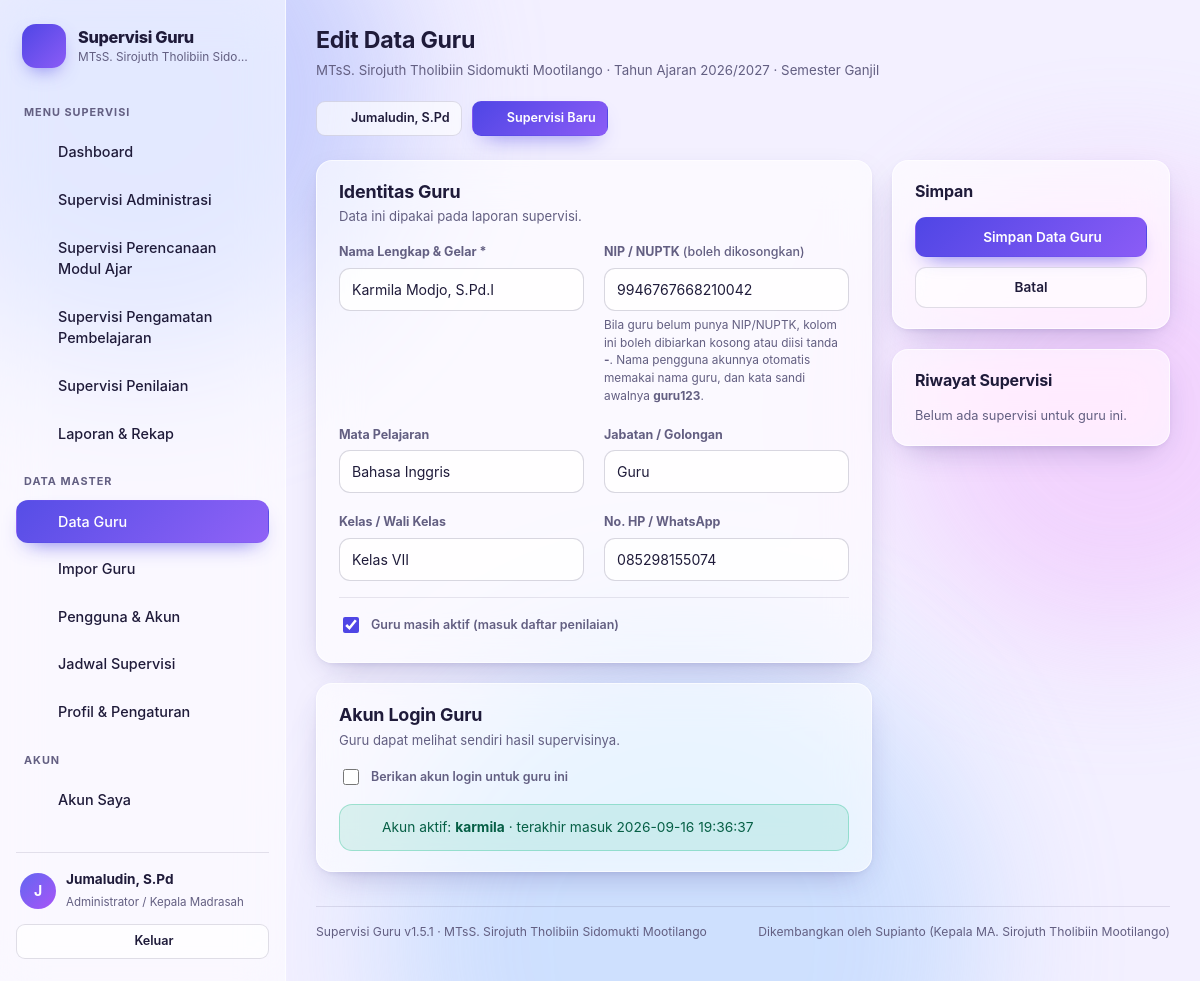
The page /guru_edit.php?id=8 (signed in) on the database as committed earlier.
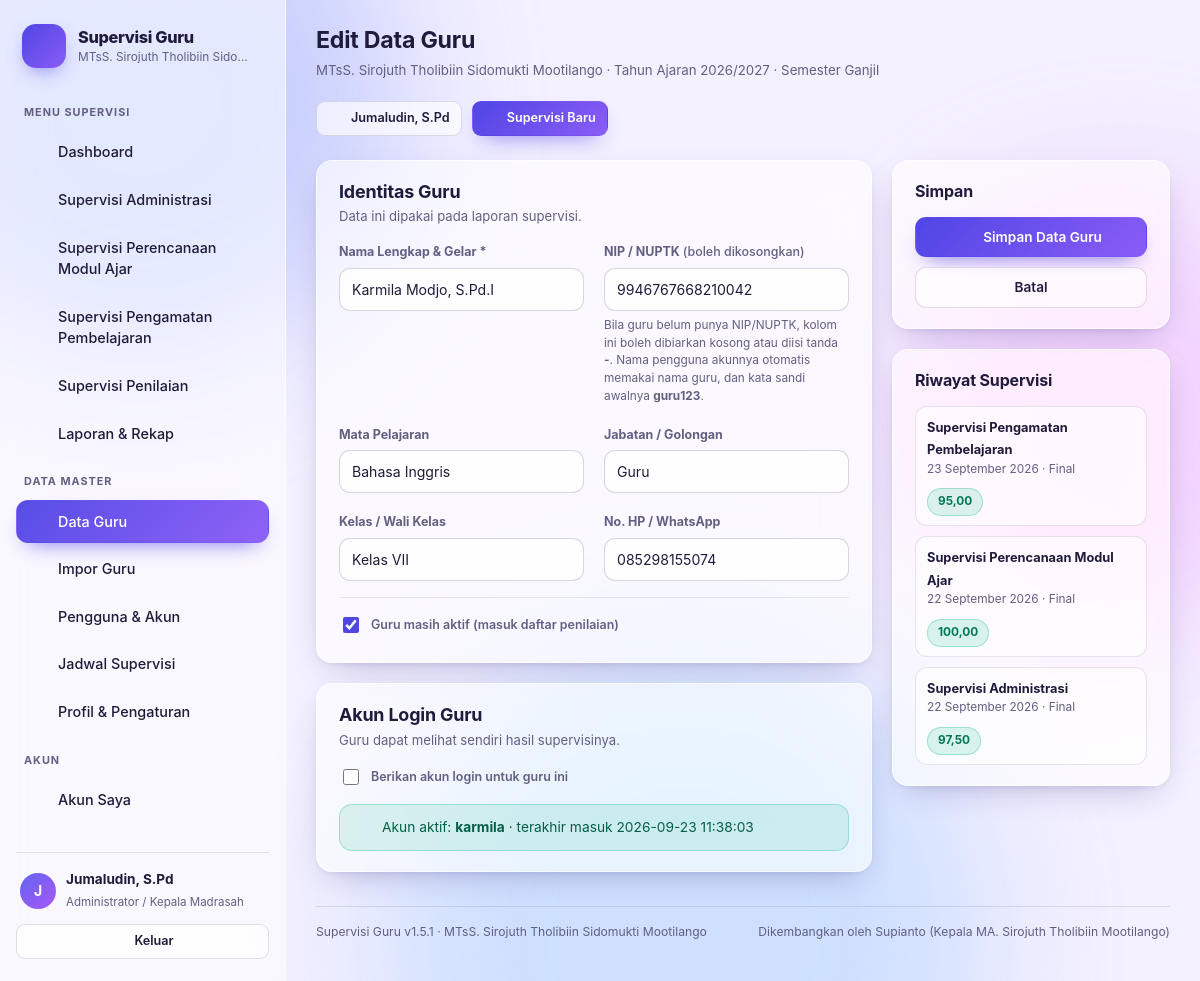
The same page on the database as committed later.
### tables this page shows
CREATE TABLE sekolah (
            id INTEGER PRIMARY KEY AUTOINCREMENT,
            nama TEXT NOT NULL,
            npsn TEXT,
            alamat TEXT,
            kepala_sekolah TEXT,
            nip_kepala_sekolah TEXT,
            tahun_ajaran TEXT,
            semester TEXT,
            batas_a REAL NOT NULL DEFAULT 90,
            batas_b REAL NOT NULL DEFAULT 80,
            batas_c REAL NOT NULL DEFAULT 70,
            catatan TEXT,
            aktif INTEGER NOT NULL DEFAULT 1,
            dibuat TEXT
        , verifikasi TEXT NOT NULL DEFAULT "disetujui", kontak_nama TEXT, kontak_telepon TEXT, kontak_email TEXT, tanggal_daftar TEXT, alasan_tolak TEXT, jenis TEXT NOT NULL DEFAULT "umum", logo TEXT);

CREATE TABLE instrumen (
                id INTEGER PRIMARY KEY AUTOINCREMENT,
                kode TEXT NOT NULL UNIQUE,
                nama TEXT NOT NULL,
                deskripsi TEXT,
                ikon TEXT,
                urutan INTEGER NOT NULL DEFAULT 0,
                aktif INTEGER NOT NULL DEFAULT 1
            );

CREATE TABLE users (
            id INTEGER PRIMARY KEY AUTOINCREMENT,
            username TEXT NOT NULL UNIQUE,
            password_hash TEXT NOT NULL,
            nama TEXT NOT NULL,
            role TEXT NOT NULL DEFAULT "guru",
            guru_id INTEGER REFERENCES guru(id) ON DELETE SET NULL,
            aktif INTEGER NOT NULL DEFAULT 1,
            login_terakhir TEXT,
            dibuat TEXT
        , sekolah_id INTEGER, foto TEXT);

CREATE TABLE guru (
            id INTEGER PRIMARY KEY AUTOINCREMENT,
            nip TEXT,
            nama TEXT NOT NULL,
            mapel TEXT,
            jabatan TEXT,
            kelas TEXT,
            telepon TEXT,
            aktif INTEGER NOT NULL DEFAULT 1,
            demo INTEGER NOT NULL DEFAULT 0,
            dibuat TEXT
        , sekolah_id INTEGER);

CREATE TABLE supervisi (
            id INTEGER PRIMARY KEY AUTOINCREMENT,
            guru_id INTEGER NOT NULL REFERENCES guru(id) ON DELETE CASCADE,
            instrumen_id INTEGER NOT NULL REFERENCES instrumen(id) ON DELETE CASCADE,
            tanggal TEXT NOT NULL,
            periode TEXT,
            supervisor TEXT,
            total_skor REAL NOT NULL DEFAULT 0,
            skor_maks REAL NOT NULL DEFAULT 0,
            nilai REAL NOT NULL DEFAULT 0,
            predikat TEXT,
            kelebihan TEXT,
            kekurangan TEXT,
            tindak_lanjut TEXT,
            status TEXT NOT NULL DEFAULT "draft",
            dibuat TEXT,
            diubah TEXT, sekolah_id INTEGER,
            UNIQUE (guru_id, instrumen_id, tanggal)
        );

### guru_edit.php (the view, shortened to what the rows shown need)
<?php
$u = require_admin();
$sid = sekolah_id();
$id = (int) ($_GET['id'] ?? $_POST['id'] ?? 0);
$g = $id ? one('SELECT * FROM guru WHERE id = ? AND sekolah_id = ?', [$id, $sid]) : null;
$form = [
    'nama'    => $g['nama'] ?? '',
    'nip'     => $g['nip'] ?? '',
    'mapel'   => $g['mapel'] ?? '',
    'jabatan' => $g['jabatan'] ?? '',
    'kelas'   => $g['kelas'] ?? '',
    'telepon' => $g['telepon'] ?? '',
    'aktif'   => $g ? (int) $g['aktif'] : 1,
];
$akun = $id ? one('SELECT * FROM users WHERE guru_id = ? LIMIT 1', [$id]) : null;
$riwayat = $id ? all('SELECT s.*, i.nama AS instrumen FROM supervisi s JOIN instrumen i ON i.id = s.instrumen_id
                      WHERE s.guru_id = ? AND s.sekolah_id = ? ORDER BY s.tanggal DESC LIMIT 12', [$id, $sid]) : [];
page_top($g ? 'Edit Data Guru' : 'Tambah Data Guru', 'guru');
?>
<form method="post" class="grid g21" style="align-items:start">
  <div class="grid" style="gap:20px">
    <div class="card">
      <div class="card-head"><div><h2>Identitas Guru</h2><p>Data ini dipakai pada laporan supervisi.</p></div></div>
      <div class="grid g2">
        <div>
          <label class="f" for="nama">Nama Lengkap &amp; Gelar *</label>
          <input type="text" id="nama" name="nama" value="<?= e((string) $form['nama']) ?>" required placeholder="Contoh: Siti Aminah, S.Pd.">
        </div>
        <div>
          <label class="f" for="nip">NIP / NUPTK <span class="mut" style="font-weight:500">(boleh dikosongkan)</span></label>
          <input type="text" id="nip" name="nip" value="<?= e((string) $form['nip']) ?>" placeholder="18 digit, atau kosongkan / tulis -">
          <div class="hint">Bila guru belum punya NIP/NUPTK, kolom ini boleh dibiarkan kosong atau diisi tanda <b>-</b>.
            Nama pengguna akunnya otomatis memakai nama guru, dan kata sandi awalnya <b>guru123</b>.</div>
        </div>
        <div>
          <label class="f" for="mapel">Mata Pelajaran</label>
          <input type="text" id="mapel" name="mapel" value="<?= e((string) $form['mapel']) ?>" placeholder="Contoh: Matematika">
        </div>
        <div>
          <label class="f" for="jabatan">Jabatan / Golongan</label>
          <input type="text" id="jabatan" name="jabatan" value="<?= e((string) $form['jabatan']) ?>" placeholder="Contoh: Guru Muda">
        </div>
        <div>
          <label class="f" for="kelas">Kelas / Wali Kelas</label>
          <input type="text" id="kelas" name="kelas" value="<?= e((string) $form['kelas']) ?>" placeholder="Contoh: Wali kelas VIII-A">
        </div>
        <div>
          <label class="f" for="telepon">No. HP / WhatsApp</label>
          <input type="text" id="telepon" name="telepon" value="<?= e((string) $form['telepon']) ?>" placeholder="08xxxxxxxxxx">
        </div>
      </div>
      <label class="f" style="display:flex;align-items:center;gap:9px;font-weight:600">
        <input type="checkbox" name="aktif" value="1" <?= (int) $form['aktif'] === 1 ? 'checked' : '' ?> style="width:16px;height:16px;accent-color:var(--accent)">
        Guru masih aktif (masuk daftar penilaian)
      </label>
    </div>
    <div class="card">
      <div class="card-head"><div><h2>Akun Login Guru</h2><p>Guru dapat melihat sendiri hasil supervisinya.</p></div></div>
      <?php if ($akun): ?>
        <div class="alert alert-ok mt16" style="margin-bottom:0"><?= ikon('check', 16) ?><span>Akun aktif: <b><?= e((string) $akun['username']) ?></b> <?= (int) $akun['login_terakhir'] ? '&middot; terakhir masuk ' . e((string) $akun['login_terakhir']) : '' ?></span></div>
      <?php endif; ?>
    </div>
  </div>
  <div class="grid" style="gap:20px">
    <?php if ($id): ?>
    <div class="card">
      <?php if ($riwayat): ?>
        <div class="grid" style="gap:10px">
          <?php foreach ($riwayat as $r): ?>
            <div class="flex between" style="background:rgba(255,255,255,.6);border:1px solid rgba(99,95,130,.16);border-radius:12px;padding:9px 11px">
              <div style="min-width:0">
                <b class="sm"><?= e((string) $r['instrumen']) ?></b>
                <div class="xs mut"><?= e(tanggal_id((string) $r['tanggal'])) ?> &middot; <?= $r['status'] === 'final' ? 'Final' : 'Draf' ?></div>
              </div>
              <span class="pill pill-<?= e((string) $r['predikat']) ?>"><?= r1($r['nilai']) ?></span>
            </div>
          <?php endforeach; ?>
        </div>
      <?php else: ?>
        <p class="sm mut" style="margin:0">Belum ada supervisi untuk guru ini.</p>
      <?php endif; ?>
    </div>
    <?php endif; ?>
  </div>
</form>
<?php
page_bottom();

### inc/layout.php (shortened to what the rows shown need)
<?php
function ikon(string $name, int $size = 18): string
{
    $d = $p[$name] ?? $p['doc'];
    return '<svg class="ic" width="' . $size . '" height="' . $size . '" viewBox="0 0 24 24" fill="none" stroke="currentColor" stroke-width="1.7" stroke-linecap="round" stroke-linejoin="round" aria-hidden="true">' . $d . '</svg>';
}
function page_top(string $judul, string $menu = ''): void
{
    $u = current_user();
    $super = is_super();
    $pengawas = $u !== null && $u['role'] === 'pengawas';
    $admin = is_admin();
    $sekolah = current_sekolah();
    $binaanSaya = $pengawas ? sekolah_binaan((int) $u['id'], false) : [];
    $inst = $sekolah ? instrumen_list() : [];
    $script = $_SERVER['SCRIPT_NAME'] ?? '';
    $here = basename($script);
    $kodeAktif = $_GET['kode'] ?? '';
    if ($sekolah) {
        $subJudul = tetap_kata((string) $sekolah['nama']) . ' &middot; Tahun Ajaran ' . ($sekolah['tahun_ajaran'] ?: '-') . ' &middot; Semester ' . ($sekolah['semester'] ?: '-');
    } elseif ($pengawas) {
        $subJudul = 'Pengawas Sekolah &middot; ' . count($binaanSaya) . ' sekolah binaan';
    } elseif ($super) {
        $subJudul = 'Super Admin &middot; ' . jumlah_sekolah() . ' sekolah terdaftar';
    } else {
        $subJudul = '';
    }
    ?>
<!DOCTYPE html>
<html lang="id">
<head>
<link rel="stylesheet" href="assets/style.css?v=<?= e(APP_VERSION) ?>">
</head>
<body>
<button class="nav-toggle" id="navToggle" aria-label="Buka menu"><?= ikon('slider', 20) ?></button>
<aside class="sidebar" id="sidebar">
  <div class="brand">
    <div>
      <div class="brand-name"><?= e(APP_NAME) ?></div>
      <div class="brand-sub"><?= e($sekolah ? tetap_kata((string) $sekolah['nama']) : ($pengawas ? 'Pengawas Sekolah' : 'Super Admin — semua sekolah')) ?></div>
    </div>
  </div>
  <nav class="nav">
    <?php if ($pengawas): ?>
      <div class="nav-sec">Rekap Supervisi</div>
      <a class="nav-item <?= $here === 'index.php' && !$sekolah ? 'on' : '' ?>" href="index.php">
        <?= ikon('building') ?><span>Sekolah Binaan (<?= count($binaanSaya) ?>)</span>
      </a>
      <?php if ($sekolah): ?>
        <a class="nav-item <?= in_array($here, ['laporan.php', 'supervisi_detail.php', 'cetak.php'], true) ? 'on' : '' ?>" href="laporan.php">
          <?= ikon('report') ?><span>Rekap <?= e(istilah_sekolah('Sekolah')) ?> Ini</span>
        </a>
        <a class="nav-item <?= in_array($here, ['jadwal.php', 'cetak_jadwal.php'], true) ? 'on' : '' ?>" href="jadwal.php">
          <?= ikon('calendar') ?><span>Jadwal Supervisi</span>
        </a>
        <a class="nav-item" href="laporan_export.php">
          <?= ikon('doc') ?><span>Unduh Rekap (CSV)</span>
        </a>
      <?php endif; ?>
    <?php elseif ($sekolah && ($super || $u['role'] === 'admin')): ?>
      <?php foreach ($inst as $i): ?>
        <a class="nav-item <?= ($here === 'supervisi.php' || $here === 'supervisi_form.php') && $kodeAktif === $i['kode'] ? 'on' : '' ?>"
           href="supervisi.php?kode=<?= e((string) $i['kode']) ?>">
          <?= ikon((string) $i['ikon']) ?><span><?= e((string) $i['nama']) ?></span>
        </a>
      <?php endforeach; ?>
    <?php endif; ?>
  </nav>
  <div class="sidebar-foot">
    <div class="who">
      <?= avatar_html((string) ($u['nama'] ?? ''), foto_user($u), 36) ?>
      <div class="who-txt">
        <strong><?= e((string) ($u['nama'] ?? '')) ?></strong>
        <small><?= $super ? 'Super Admin' : ($pengawas ? 'Pengawas Sekolah' : ($u['role'] === 'admin' ? 'Administrator / Kepala Sekolah' : 'Guru')) ?></small>
      </div>
    </div>
  </div>
</aside>
<main class="main">
  <header class="topbar">
    <div>
      <h1><?= e($judul) ?></h1>
      <p class="topbar-sub"><?= $subJudul ?></p>
    </div>
    <div class="topbar-actions">
      <a class="btn btn-ghost btn-sm" href="akun.php"><?= ikon('user', 16) ?> <?= e((string) ($u['nama'] ?? '')) ?></a>
      <?php if ($admin): ?>
        <a class="btn btn-primary btn-sm" href="supervisi_form.php?kode=pengamatan"><?= ikon('plus', 16) ?> Supervisi Baru</a>
      <?php endif; ?>
    </div>
  </header>
  <div class="content">
<?php
}
function page_bottom(): void
{
    $sekolah = current_sekolah();
    ?>
  </div>
  <footer class="foot">
    <span><?= e(APP_NAME) ?> v<?= e(APP_VERSION) ?> &middot; <?= e($sekolah ? tetap_kata((string) $sekolah['nama']) : 'Super Admin') ?></span>
    <span>Dikembangkan oleh <?= e(APP_AUTHOR) ?> (<?= e(APP_AUTHOR_JABATAN) ?>)</span>
  </footer>
</main>
</body>
</html>
<?php
}
    ?>

### inc/helpers.php (shortened to what the rows shown need)
<?php
function e($v): string
{
    return htmlspecialchars((string) $v, ENT_QUOTES | ENT_SUBSTITUTE, 'UTF-8');
}
function current_sekolah(bool $fresh = false): ?array
{
    static $cache = null;
    static $sudah = false;
    if (!$fresh && $sudah) {
        return $cache;
    }
    $sudah = true;
    $cache = null;
    $u = current_user();
    $sid = (int) ($u['sekolah_id'] ?? 0);
    if ($sid > 0) {
        $cache = one('SELECT * FROM sekolah WHERE id = ?', [$sid]);
    }
    return $cache;
}
function log_sesi_ping(): void
{
    $u = current_user();
    $kini = time();
    if ($kini - (int) ($_SESSION['__log_ping'] ?? 0) < 60) {
        return;
    }
}
function current_user(): ?array
{
    static $u = null;
    static $sudah = false;
    if ($sudah) {
        return $u;
    }
    $sudah = true;
    $id = $_SESSION['uid'] ?? null;
    $u = one('SELECT u.*, g.nama AS guru_nama, s.nama AS sekolah_nama
              FROM users u
              LEFT JOIN guru g ON g.id = u.guru_id
              LEFT JOIN sekolah s ON s.id = u.sekolah_id
              WHERE u.id = ? AND u.aktif = 1', [(int) $id]);
    return $u;
}
function is_super(): bool
{
    $u = current_user();
    return $u !== null && $u['role'] === 'super';
}
function is_admin(): bool
{
    $u = current_user();
    if ($u['role'] === 'admin') {
        return true;
    }
    return $u['role'] === 'super' && current_sekolah() !== null;
}
function require_login(): array
{
    $u = current_user();
    return $u;
}
function require_sekolah(): array
{
    $u = require_login();
    $s = current_sekolah();
    if ($s) {
        return $s;
    }
    exit('Akun ini belum ditautkan ke sekolah mana pun. Hubungi administrator.');
}
function require_admin(): array
{
    $u = require_login();
    return $u;
}
function avatar_html(string $nama, ?string $foto, int $size = 36, string $kelas = 'avatar'): string
{
    $nama = trim($nama);
    $inisial = e(strtoupper(substr($nama !== '' ? $nama : 'U', 0, 1)));
    $style = 'width:' . $size . 'px;height:' . $size . 'px;font-size:' . max(11, (int) round($size / 2.5)) . 'px';
    return '<span class="' . e($kelas) . '" style="' . $style . '">' . $inisial . '</span>';
}

Rows that differ between the two databases and show on the page:
changed users "karmila": login_terakhir "2026-09-16 19:36:37" → "2026-09-23 11:38:03"
added supervisi: instrumen.nama "Supervisi Pengamatan Pembelajaran", tanggal "23 September 2026", status "Final", nilai "95,00"
added supervisi: instrumen.nama "Supervisi Perencanaan Modul Ajar", tanggal "22 September 2026", status "Final", nilai "100,00"
added supervisi: instrumen.nama "Supervisi Administrasi", tanggal "22 September 2026", status "Final", nilai "97,50"
Other text that changed with them:
text no longer shown: "Belum ada supervisi untuk guru ini."
